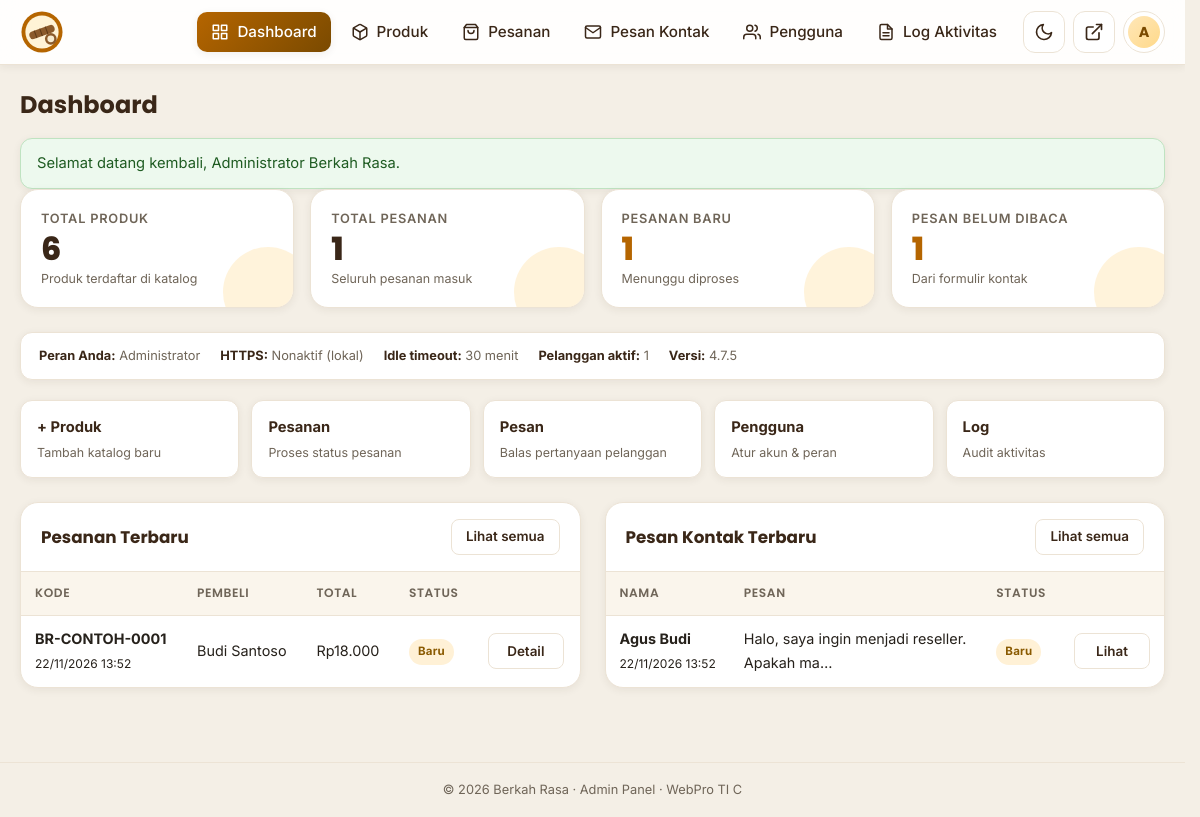
/admin/index.php (signed in), run on the app's committed database.
### tables this page shows
CREATE TABLE IF NOT EXISTS users (
    id            INT AUTO_INCREMENT PRIMARY KEY,
    username      VARCHAR(60) NOT NULL,
    nama          VARCHAR(120) NOT NULL,
    email         VARCHAR(150) NOT NULL,
    no_wa         VARCHAR(30) NULL,
    password      VARCHAR(255) NOT NULL,
    role          ENUM('admin','operator','pelanggan') NOT NULL DEFAULT 'pelanggan',
    aktif         TINYINT(1) NOT NULL DEFAULT 1,
    last_login_at DATETIME NULL,
    created_at    TIMESTAMP NOT NULL DEFAULT CURRENT_TIMESTAMP,
    updated_at    TIMESTAMP NOT NULL DEFAULT CURRENT_TIMESTAMP ON UPDATE CURRENT_TIMESTAMP,
    UNIQUE KEY uq_users_username (username),
    UNIQUE KEY uq_users_email (email),
    KEY idx_users_role (role)
);

CREATE TABLE IF NOT EXISTS pesanan (
    id           INT AUTO_INCREMENT PRIMARY KEY,
    user_id      INT NULL,
    kode         VARCHAR(30) NOT NULL UNIQUE,
    nama_pembeli VARCHAR(120) NOT NULL,
    email        VARCHAR(150) NULL,
    no_wa        VARCHAR(30) NOT NULL,
    alamat       TEXT NULL,
    catatan      TEXT NULL,
    pembayaran   ENUM('cod','transfer') NOT NULL DEFAULT 'cod',
    total        INT NOT NULL DEFAULT 0,
    ongkir       INT NOT NULL DEFAULT 0,
    status       ENUM('baru','diproses','dikirim','selesai','dibatalkan') NOT NULL DEFAULT 'baru',
    created_at   TIMESTAMP NOT NULL DEFAULT CURRENT_TIMESTAMP,
    KEY idx_pesanan_user (user_id),
    KEY idx_pesanan_status (status),
    CONSTRAINT fk_pesanan_user FOREIGN KEY (user_id)
        REFERENCES users(id) ON DELETE SET NULL
);

CREATE TABLE IF NOT EXISTS pesan_kontak (
    id         INT AUTO_INCREMENT PRIMARY KEY,
    nama       VARCHAR(120) NOT NULL,
    email      VARCHAR(150) NULL,
    pesan      TEXT NOT NULL,
    dibaca     TINYINT(1) NOT NULL DEFAULT 0,
    created_at TIMESTAMP NOT NULL DEFAULT CURRENT_TIMESTAMP
);

### admin/index.php (the view, shortened to what the rows shown need)
<?php
require_once __DIR__ . '/includes/auth.php';
$counts = dashboard_counts();
$pdo = db();
$recentOrders = $pdo->query(
    'SELECT * FROM pesanan ORDER BY created_at DESC, id DESC LIMIT 5'
)->fetchAll();
$recentMessages = $pdo->query(
    'SELECT * FROM pesan_kontak ORDER BY created_at DESC, id DESC LIMIT 5'
)->fetchAll();
$adminTitle  = 'Dashboard';
include __DIR__ . '/includes/header.php';
?>
<div class="security-strip">
  <span><b>Peran Anda:</b> <?= e(role_label((string) current_user()['role'])) ?></span>
  <span><b>HTTPS:</b> <?= is_https() ? 'Aktif' : 'Nonaktif (lokal)' ?></span>
  <span><b>Idle timeout:</b> <?= (int) (SESSION_IDLE_TIMEOUT / 60) ?> menit</span>
  <span><b>Pelanggan aktif:</b> <?= $counts['pelanggan'] ?></span>
  <span><b>Versi:</b> <?= e(APP_VERSION) ?></span>
</div>
<div class="grid-2-admin">
  <div class="panel">
    <div class="panel-head">
      <h2>Pesanan Terbaru</h2>
    </div>
    <div class="admin-table-wrap">
      <table class="admin-table">
        <thead>
          <tr><th>Kode</th><th>Pembeli</th><th>Total</th><th>Status</th><th></th></tr>
        </thead>
        <tbody>
          <?php foreach ($recentOrders as $order): ?>
          <tr>
            <td><b><?= e($order['kode']) ?></b><br><small><?=
                e(format_tanggal($order['created_at'])) ?></small></td>
            <td><?= e($order['nama_pembeli']) ?></td>
            <td><?= rupiah($order['total']) ?></td>
            <td><?= status_badge($order['status']) ?></td>
            <td><a class="btn-sm btn-sm-ghost"
                href="<?= url('admin/pesanan/detail.php?id=' . (int) $order['id']) ?>">Detail</a></td>
          </tr>
          <?php endforeach; ?>
        </tbody>
      </table>
    </div>
  </div>
  <div class="panel">
    <div class="panel-head">
      <h2>Pesan Kontak Terbaru</h2>
    </div>
    <div class="admin-table-wrap">
      <table class="admin-table">
        <thead>
          <tr><th>Nama</th><th>Pesan</th><th>Status</th><th></th></tr>
        </thead>
        <tbody>
          <?php foreach ($recentMessages as $msg): ?>
          <tr>
            <td><b><?= e($msg['nama']) ?></b><br><small><?=
                e(format_tanggal($msg['created_at'])) ?></small></td>
            <td><?= e(mb_strimwidth($msg['pesan'], 0, 45, '…')) ?></td>
            <td><?= $msg['dibaca'] ? '<span class="badge badge-selesai">Dibaca</span>' :
                '<span class="badge badge-baru">Baru</span>' ?></td>
            <td><a class="btn-sm btn-sm-ghost"
                href="<?= url('admin/pesan/detail.php?id=' . (int) $msg['id']) ?>">Lihat</a></td>
          </tr>
          <?php endforeach; ?>
        </tbody>
      </table>
    </div>
  </div>
</div>
<?php include __DIR__ . '/includes/footer.php'; ?>

### admin/includes/header.php (shortened to what the rows shown need)
<?php
$adminTitle  = $adminTitle ?? 'Dashboard';
$adminUser   = current_user();
?><!DOCTYPE html>
<html lang="id">
<head>
<link rel="stylesheet" href="<?= asset('style.css') ?>">
<link rel="stylesheet" href="<?= asset('admin/assets/admin.css') ?>">
</head>
<body class="admin-body <?= theme_preference() === 'dark' ? 'dark' : '' ?>">
<header class="admin-header">
  <div class="admin-header-inner">
    <div class="admin-user">
      <div class="admin-profile-wrap">
        <button type="button" class="admin-who" onclick="toggleAdminProfile()"
            aria-haspopup="true" aria-expanded="false" aria-label="Menu profil">
          <span class="avatar-mini"><?= e(mb_strtoupper(mb_substr((string) ($adminUser['nama']
              ?? 'S'), 0, 1))) ?></span>
        </button>
      </div>
    </div>
  </div>
</header>
<main class="admin-main">
  <div class="admin-page-head">
    <h1><?= e($adminTitle) ?></h1>
  </div>

### includes/functions.php (shortened to what the rows shown need)
<?php
require_once __DIR__ . '/security.php';
function e(mixed $value): string
{
    return htmlspecialchars((string) $value, ENT_QUOTES, 'UTF-8');
}
function rupiah(mixed $number): string
{
    return 'Rp' . number_format((float) $number, 0, ',', '.');
}
function format_tanggal(?string $datetime, string $format = 'd/m/Y H:i'): string
{
    $time = strtotime($datetime);
    return $time === false ? '-' : date($format, $time);
}
function pesanan_statuses(): array
{
    return [
        'baru'       => 'Baru',
        'diproses'   => 'Diproses',
        'dikirim'    => 'Dikirim',
        'selesai'    => 'Selesai',
        'dibatalkan' => 'Dibatalkan',
    ];
}
function status_badge(string $status): string
{
    $label = pesanan_statuses()[$status] ?? $status;
    return '<span class="badge badge-' . e($status) . '">' . e($label) . '</span>';
}
function dashboard_counts(): array
{
    $pdo = db();
    $counts = [
        'produk'       => (int) $pdo->query('SELECT COUNT(*) FROM produk')->fetchColumn(),
        'pesanan'      => (int) $pdo->query('SELECT COUNT(*) FROM pesanan')->fetchColumn(),
        'pesanan_baru' => (int)
            $pdo->query("SELECT COUNT(*) FROM pesanan WHERE status = 'baru'")->fetchColumn(),
        'pesan_baru'   => (int)
            $pdo->query('SELECT COUNT(*) FROM pesan_kontak WHERE dibaca = 0')->fetchColumn(),
        'pelanggan'    => (int)
            $pdo->query("SELECT COUNT(*) FROM users WHERE role = 'pelanggan' AND aktif = 1")->fetchColumn(),
    ];
    return $counts;
}

### data on the page
users: nama "A", role "Administrator"
pesanan: kode "BR-CONTOH-0001", created_at "22/11/2026 13:52", nama_pembeli "Budi Santoso", total "Rp18.000", status "Baru"
pesan_kontak: nama "Agus Budi", created_at "22/11/2026 13:52", pesan "Halo, saya ingin menjadi reseller. Apakah ma…", dibaca "Baru"

### other printed values
$label "Dashboard"
$label "Produk"
$label "Pesanan"
$label "Pesan Kontak"
$label "Pengguna"
$label "Log Aktivitas"
$adminTitle "Dashboard"
$flash['message'] "Selamat datang kembali, Administrator Berkah Rasa."
$counts['produk'] "6"
$counts['pesanan'] "1"
$counts['pesanan_baru'] "1"
$counts['pesan_baru'] "1"
SESSION_IDLE_TIMEOUT / 60 "30"
$counts['pelanggan'] "1"
APP_VERSION "4.7.5"
